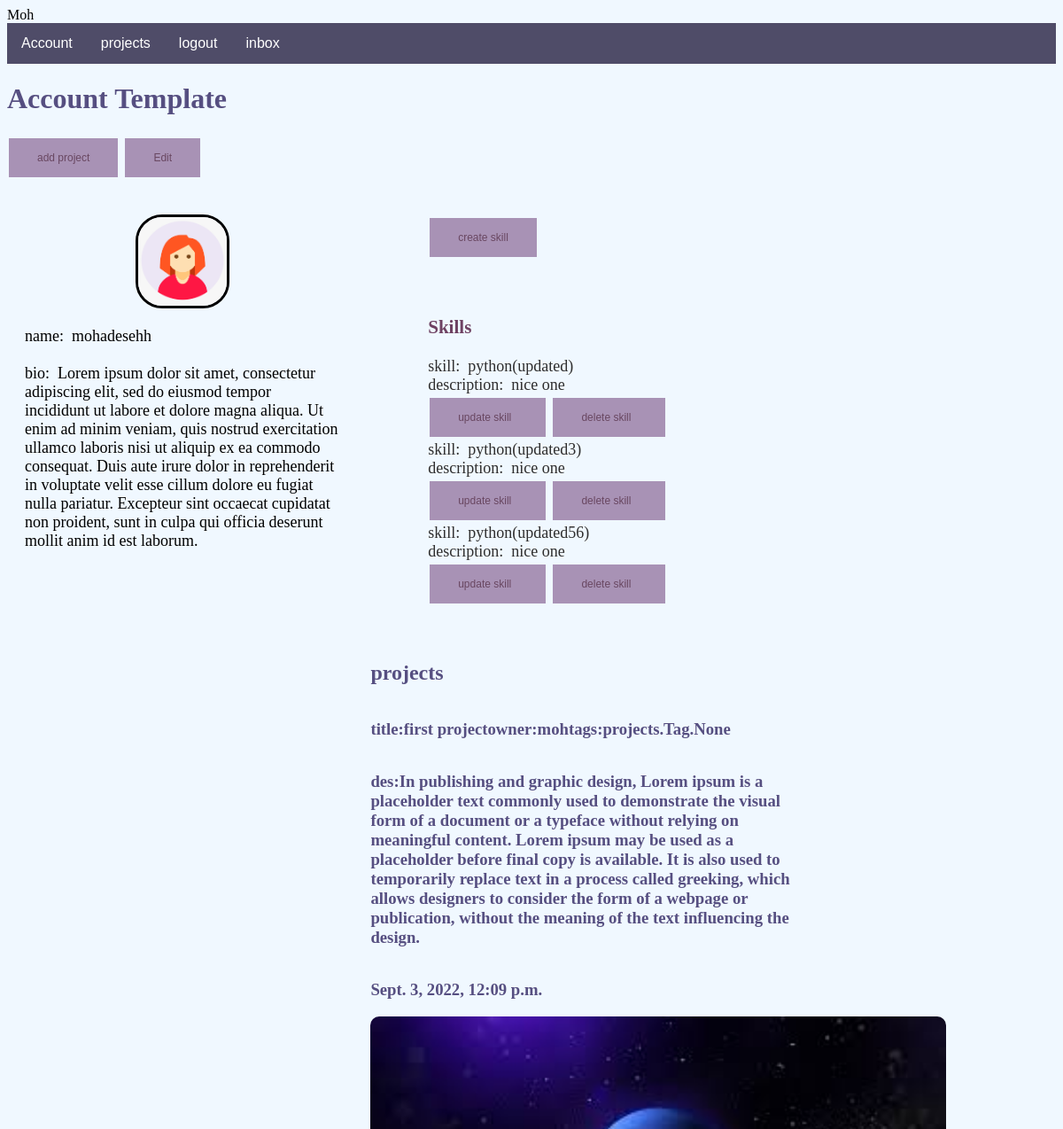
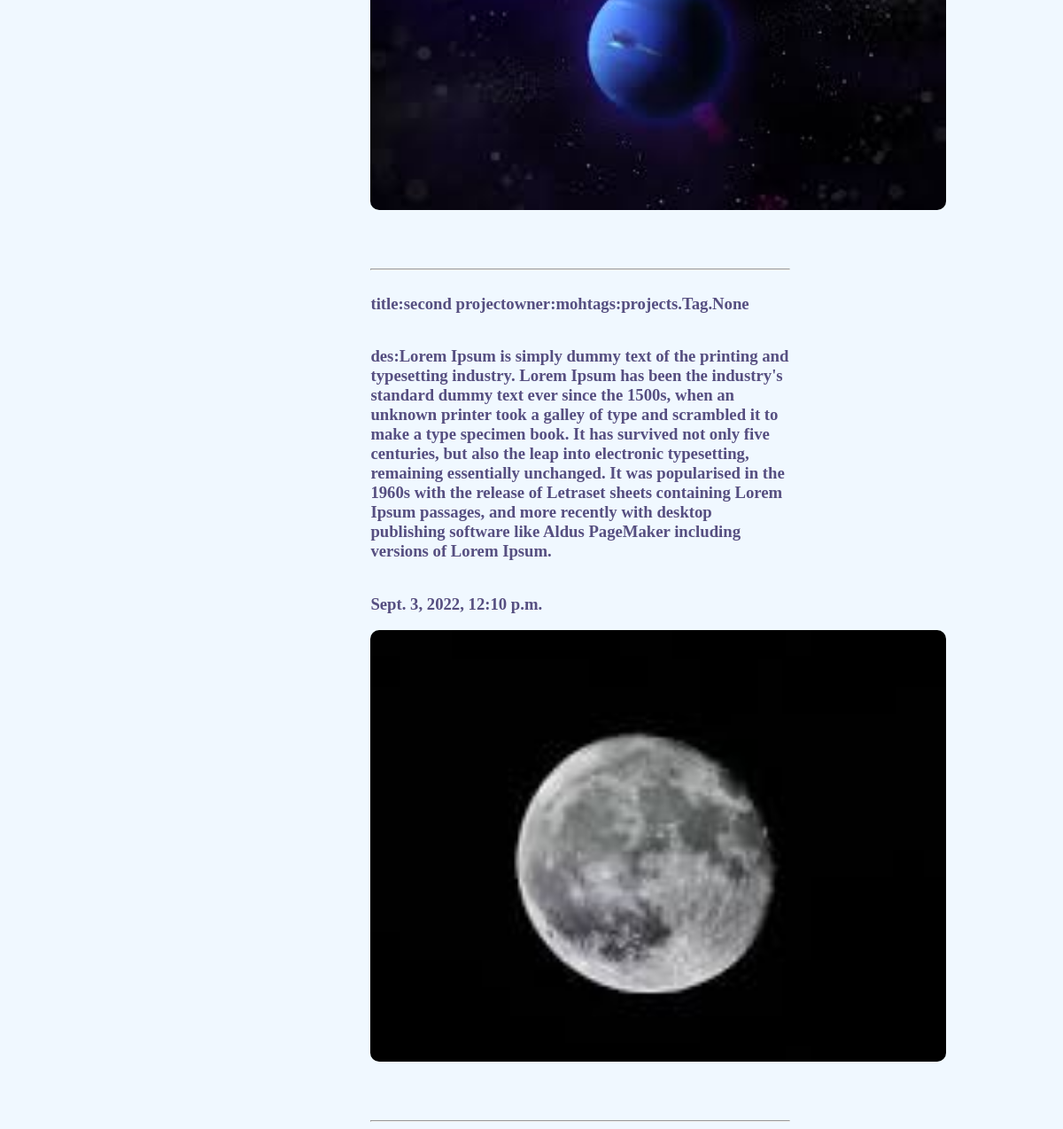
The app's page /account/ (signed in) with its own data (2 pictures, top to bottom).
### users/models.py (models this page shows, shortened)
class Profile(models.Model):
    user=models.OneToOneField(User,on_delete=models.CASCADE,null=True,blank=True)
    username=models.CharField(max_length=200,null=True,blank=True)
    name=models.CharField(max_length=200,null=True,blank=True)
    email=models.EmailField(max_length=500,null=True,blank=True)
    short_intro=models.CharField(max_length=200,null=True,blank=True)
    bio=models.TextField(blank=True,null=True)
    profile_image=models.ImageField(null=True,blank=True, upload_to='profiles/', default="profiles/user-default.png")
    created = models.DateTimeField(auto_now_add=True)
    id = models.UUIDField(default=uuid.uuid4, unique=True,
                          primary_key=True, editable=False)
    def __str__(self):
        return str(self.user)

class Skill(models.Model):
    owner=models.ForeignKey(Profile,null=True,blank=True,on_delete=models.CASCADE)
    name=models.CharField(max_length=200,null=True,blank=True)
    description=models.TextField(null=True,blank=True)
    created = models.DateTimeField(auto_now_add=True)
    id = models.UUIDField(default=uuid.uuid4, unique=True,
                          primary_key=True, editable=False)

### projects/models.py (models this page shows, shortened)
class Project(models.Model):
    owner=models.ForeignKey(Profile,blank=True,null=True,on_delete=models.SET_NULL)
    title=models.CharField(max_length=200,blank=True,null=True)
    description=models.TextField(blank=True,null=True)
    tags=models.ManyToManyField(Tag,blank=True)
    project_image=models.ImageField(blank=True,null=True,default="default.jpg")
    used_links=models.CharField(max_length=900,blank=True,null=True)
    id=models.UUIDField(default=uuid.uuid4,unique=True,primary_key=True,editable=False)
    created_time=models.DateTimeField(auto_now_add=True)

### users/views.py (the view)
# urls.py: path('account/',views.useraccount,name="useraccount"),
@login_required(login_url='loginpage')
def useraccount(request):
    profile=request.user.profile
    skills = profile.skill_set.all()
    projects=profile.project_set.all()
    context={'profile':profile,'skills':skills,'projects':projects}
    return render(request,'users/account.html',context)

### users/templates/users/account.html
{%extends 'main.html'%}
{%load static%}
{%block content%}
    <h1>Account Template</h1>
    <button class="account__btn">
        <a class="skill__link" href="{%url 'createproject'%}">add project</a>
    </button>
    <button class="account__btn">
        <a class="skill__link" href="{%url 'editaccount'%}"">Edit</a>
    </button>
    <br><br>
    <div class="account__container">
        <div class="account__profile">
            <img class="account__thumbnail" src="{{profile.profile_image.url}}"><br>
            name:&nbsp;&nbsp;{{profile.name}}<br><br>
            bio:&nbsp;&nbsp;{{profile.bio}}<br>
        </div>
        <div class="account__skill">
            <button class="account__btn2">
                <a class="skill__link" href="{%url 'create-skill'%}">create skill</a><br>
            </button><br><br><br>
            <h3 class="account_skill_text">
                Skills
            </h3>
            {%for skill in skills%}
                <div>
                    skill:&nbsp;&nbsp;{{skill.name}}<br>
                description:&nbsp;&nbsp;{{skill.description}}
                </div>
                <button class="account__btn">
                    <a class="skill__link" href="{% url 'update-skill' skill.id %}">update skill&nbsp;&nbsp;</a>
                </button>
                <button class="account__btn">
                    <a class="skill__link" href="{% url 'delete-skill' skill.id %}">delete skill&nbsp;&nbsp;</a>
                </button>
            {%endfor%}
            <br><br>
        </div>
    </div>
    <div class="account__project">
        <h2>projects</h2>
        {%for project in projects%}
            <h3 class="title__account">title:{{project.title}}</h3>
            <h3 class="title__account">owner:{{project.owner}}</h3>
            <h3 class="title__account">tags:{{project.tags}}</h3>
            <h3 class="title__account">des:{{project.description}}</h3>
            <h3 class="title__account">{{project.created_time}}</h3>
            <br>
            <img class= "account_project_image"  src="{{project.project_image.url}}"><br><br><br><br><hr>
        {%endfor%}
    </div>
{%endblock content%}

### static/styles/main.css (style rules this page uses)
h1 { color:rgb(86,79,129) }
h2 { color:rgb(86,79,129) }
body { background-color:aliceblue; text-decoration:none; }
.account__profile { width: 30%; height:auto; float:left; border-radius: 5%; margin: 10px; margin-right: 40px; padding:10px; font-size:18px; }
.account__skill { float:left; height: auto; width: 40%; border-radius: 5%; margin: 10px; margin-left: 40px; padding:10px; color:rgb(47, 46, 46); font-size:18px; }
img.account__thumbnail { width:100px; height:100px; border-radius:30px; border-style: solid; display: block; margin-left: auto; margin-right: auto; }
button.account__btn { background-color: #a892b5; border: none; color: white; padding: 15px 32px; text-align: center; text-decoration: none; display: inline-block; font-size: 12px; margin: 4px 2px; cursor: pointer; }
button.account__btn2 { background-color: #a892b5; border: none; color: white; padding: 15px 32px; text-align: center; text-decoration: none; display: inline-block; font-size: 12px; margin: 4px 2px; cursor: pointer; }
a.skill__link { float:right; text-decoration: none; color:rgb(105, 71, 97) }
h3.account_skill_text { color:rgb(110, 65, 98); }
.account__project { float:right; width:40%; height: auto; margin-right:300px; }
h3.title__account { float:left; color:rgb(86,79,129) }
img.account_project_image { width:650px; height:auto; border-radius:10px; }

### records on screen
Profile: profile_image (picture), name "mohadesehh", bio "Lorem ipsum dolor sit amet, consectetur adipiscing elit, sed do eiusmod tempor incididunt ut labore et dolore magna aliqua. Ut enim ad minim veniam, quis nostrud exercitation ullamco laboris nisi ut aliquip ex ea commodo consequat. Duis aute irure dolor in reprehenderit in voluptate velit esse cillum dolore eu fugiat nulla pariatur. Excepteur sint occaecat cupidatat non proident, sunt in culpa qui officia deserunt mollit anim id est laborum."
Skill: name "python(updated)", description "nice one"
Skill: name "python(updated3)", description "nice one"
Skill: name "python(updated56)", description "nice one"
Project: title "first project", owner "moh", tags "projects.Tag.None", description "In publishing and graphic design, Lorem ipsum is a placeholder text commonly used to demonstrate the visual form of a document or a typeface without relying on meaningful content. Lorem ipsum may be used as a placeholder before final copy is available. It is also used to temporarily replace text in a process called greeking, which allows designers to consider the form of a webpage or publication, without the meaning of the text influencing the design.", created_time "Sept. 3, 2022, 12:09 p.m.", project_image (picture)
Project: title "second project", owner "moh", tags "projects.Tag.None", description "Lorem Ipsum is simply dummy text of the printing and typesetting industry. Lorem Ipsum has been the industry's standard dummy text ever since the 1500s, when an unknown printer took a galley of type and scrambled it to make a type specimen book. It has survived not only five centuries, but also the leap into electronic typesetting, remaining essentially unchanged. It was popularised in the 1960s with the release of Letraset sheets containing Lorem Ipsum passages, and more recently with desktop publishing software like Aldus PageMaker including versions of Lorem Ipsum.", created_time "Sept. 3, 2022, 12:10 p.m.", project_image (picture)
